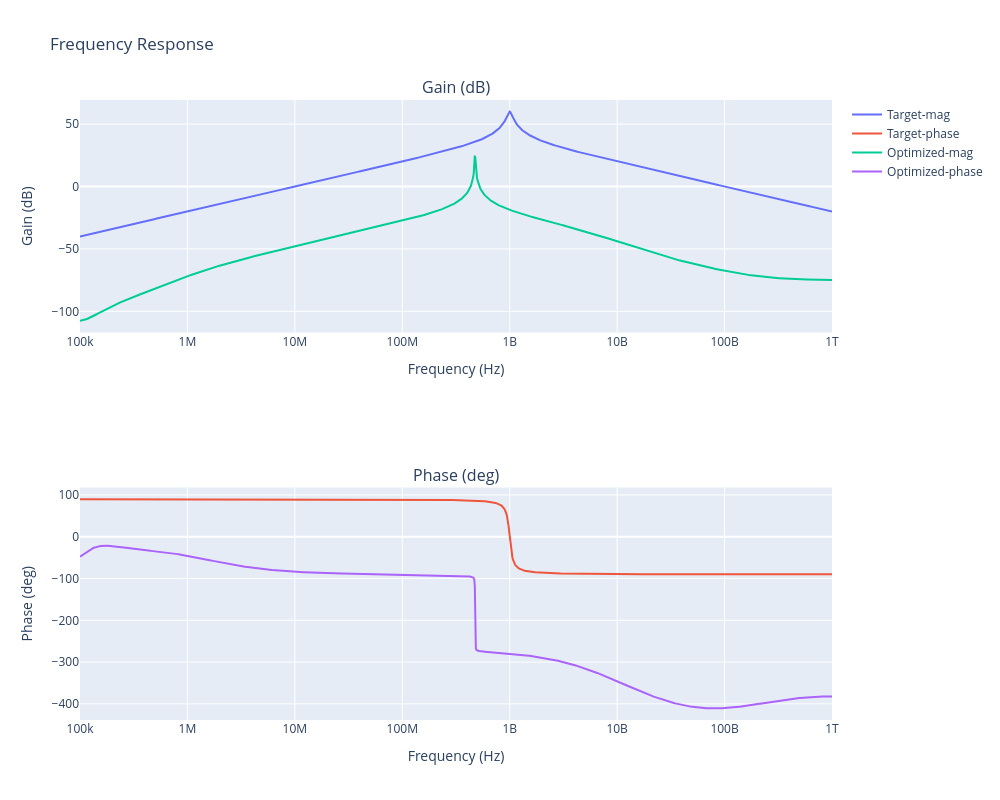

Here is the notebook cell this chart was saved with:
### Code cell
circuit_optimizer.plot_solution(best_param)

### Figure 1 — Plotly figure (JSON) as saved in the notebook; plotly's stock layout.template omitted (floating-point values rounded to 4 significant figures; data arrays with more than 128 entries replaced by an {"elided": "..."} marker saying what was removed)
{"data": [{"mode": "lines", "name": "Target-mag", "type": "scatter", "x": {"elided": "1401 float values"}, "xaxis": "x", "y": {"elided": "1401 float values"}, "yaxis": "y"}, {"mode": "lines", "name": "Target-phase", "type": "scatter", "x": {"elided": "1401 float values"}, "xaxis": "x2", "y": {"elided": "1401 float values"}, "yaxis": "y2"}, {"mode": "lines", "name": "Optimized-mag", "type": "scatter", "x": {"elided": "1401 float values"}, "xaxis": "x", "y": {"elided": "1401 float values"}, "yaxis": "y"}, {"mode": "lines", "name": "Optimized-phase", "type": "scatter", "x": {"elided": "1401 float values"}, "xaxis": "x2", "y": {"elided": "1401 float values"}, "yaxis": "y2"}], "layout": {"annotations": [{"font": {"size": 16}, "showarrow": false, "text": "Gain (dB)", "x": 0.5, "xanchor": "center", "xref": "paper", "y": 1, "yanchor": "bottom", "yref": "paper"}, {"font": {"size": 16}, "showarrow": false, "text": "Phase (deg)", "x": 0.5, "xanchor": "center", "xref": "paper", "y": 0.375, "yanchor": "bottom", "yref": "paper"}], "height": 800, "title": {"text": "Frequency Response"}, "width": 1000, "xaxis": {"anchor": "y", "domain": [0, 1], "title": {"text": "Frequency (Hz)"}, "type": "log"}, "xaxis2": {"anchor": "y2", "domain": [0, 1], "title": {"text": "Frequency (Hz)"}, "type": "log"}, "yaxis": {"anchor": "x", "domain": [0.625, 1], "title": {"text": "Gain (dB)"}}, "yaxis2": {"anchor": "x2", "domain": [0, 0.375], "title": {"text": "Phase (deg)"}}}}
